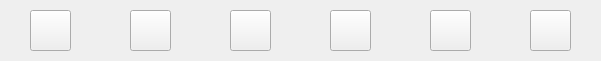
     <widget class="QFrame" name="featureBarAccident">
      <property name="geometry">
       <rect>
        <x>510</x>
        <y>30</y>
        <width>601</width>
        <height>61</height>
       </rect>
      </property>
      <property name="styleSheet">
       <string notr="true"/>
      </property>
      <property name="frameShape">
       <enum>QFrame::NoFrame</enum>
      </property>
      <widget class="QPushButton" name="addAccident">
       <property name="geometry">
        <rect>
         <x>30</x>
         <y>10</y>
         <width>41</width>
         <height>41</height>
        </rect>
       </property>
       <property name="cursor">
        <cursorShape>PointingHandCursor</cursorShape>
       </property>
       <property name="text">
        <string/>
       </property>
       <property name="icon">
        <iconset>
         <normaloff>../Resources/Icons/add.png</normaloff>../Resources/Icons/add.png</iconset>
       </property>
       <property name="iconSize">
        <size>
         <width>60</width>
         <height>60</height>
        </size>
       </property>
      </widget>
      <widget class="QPushButton" name="deleteAccident">
       <property name="geometry">
        <rect>
         <x>130</x>
         <y>10</y>
         <width>41</width>
         <height>41</height>
        </rect>
       </property>
       <property name="cursor">
        <cursorShape>PointingHandCursor</cursorShape>
       </property>
       <property name="text">
        <string/>
       </property>
       <property name="icon">
        <iconset>
         <normaloff>../Resources/Icons/delete.png</normaloff>../Resources/Icons/delete.png</iconset>
       </property>
       <property name="iconSize">
        <size>
         <width>40</width>
         <height>40</height>
        </size>
       </property>
      </widget>
      <widget class="QPushButton" name="updateAccident">
       <property name="geometry">
        <rect>
         <x>330</x>
         <y>10</y>
         <width>41</width>
         <height>41</height>
        </rect>
       </property>
       <property name="cursor">
        <cursorShape>PointingHandCursor</cursorShape>
       </property>
       <property name="text">
        <string/>
       </property>
       <property name="icon">
        <iconset>
         <normaloff>../Resources/Icons/update.png</normaloff>../Resources/Icons/update.png</iconset>
       </property>
       <property name="iconSize">
        <size>
         <width>60</width>
         <height>60</height>
        </size>
       </property>
      </widget>
      <widget class="QPushButton" name="pdfAccident">
       <property name="geometry">
        <rect>
         <x>430</x>
         <y>10</y>
         <width>41</width>
         <height>41</height>
        </rect>
       </property>
       <property name="cursor">
        <cursorShape>PointingHandCursor</cursorShape>
       </property>
       <property name="text">
        <string/>
       </property>
       <property name="icon">
        <iconset>
         <normaloff>../Resources/Icons/pdf.png</normaloff>../Resources/Icons/pdf.png</iconset>
       </property>
       <property name="iconSize">
        <size>
         <width>50</width>
         <height>50</height>
        </size>
       </property>
      </widget>
      <widget class="QPushButton" name="sortAccident">
       <property name="geometry">
        <rect>
         <x>230</x>
         <y>10</y>
         <width>41</width>
         <height>41</height>
        </rect>
       </property>
       <property name="cursor">
        <cursorShape>PointingHandCursor</cursorShape>
       </property>
       <property name="text">
        <string/>
       </property>
       <property name="icon">
        <iconset>
         <normaloff>../Resources/Icons/sort.png</normaloff>../Resources/Icons/sort.png</iconset>
       </property>
       <property name="iconSize">
        <size>
         <width>50</width>
         <height>50</height>
        </size>
       </property>
      </widget>
      <widget class="QPushButton" name="historyAccident">
       <property name="geometry">
        <rect>
         <x>530</x>
         <y>10</y>
         <width>41</width>
         <height>41</height>
        </rect>
       </property>
       <property name="text">
        <string/>
       </property>
       <property name="icon">
        <iconset>
         <normaloff>../Resources/Icons/history.png</normaloff>../Resources/Icons/history.png</iconset>
       </property>
       <property name="iconSize">
        <size>
         <width>40</width>
         <height>40</height>
        </size>
       </property>
      </widget>
     </widget>
